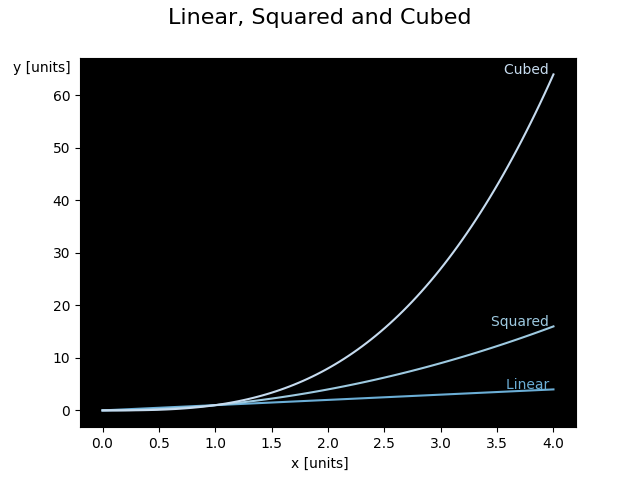

The Python source for this figure:
"""
COLORS:
- How to indicate colors
- Colors in matplotlib themes
- Getting colors from images and websites

TODO:
1. Test different themes from matplotlib: https://matplotlib.org/stable/gallery/color/color_sequences.html
2. Test different themes from pypalettes: https://python-graph-gallery.com/color-palette-finder/
"""

import matplotlib.pyplot as plt
import matplotlib as mpl
from pypalettes import load_cmap
import numpy as np

x = np.linspace(0, 4, 100)
y1 = x # Linear
y2 = x**2 # Squared
y3 = x**3 # Cubed

fig, ax = plt.subplots()

# Choose from:  'tab10', 'tab20', 'tab20b', 'tab20c', 'Pastel1', 'Pastel2', 'Paired', 'Accent', 'Dark2', 'Set1', 'Set2', 'Set3', 'petroff10'
colors = mpl.color_sequences["tab20c"]
#colors = load_cmap("Acadia").colors

# Set the background color of the figure
fig_bg_color = "white"
fig.set_facecolor(fig_bg_color)

# Set the background color of the axis
ax_bg_color = "black"
ax.set_facecolor(ax_bg_color)

# Plot the data
ax.plot(x, y1, color=colors[0])
ax.plot(x, y2, color=colors[1])
ax.plot(x, y3, color=colors[2])

# Plot the text
ax.text(x=x[-1], y=y1[-1], s="Linear ", color=colors[0], ha="right")
ax.text(x=x[-1], y=y2[-1], s="Squared ", color=colors[1], ha="right")
ax.text(x=x[-1], y=y3[-1], s="Cubed ", color=colors[2], ha="right")

# Set the title
fig.text(x=0.5, y=0.95, s="Linear, Squared and Cubed", ha="center", fontsize=16, color="black")

# Add labels
fig.text(x=0.50, y=0.025, s="x [units]", ha="center", fontsize=10, color="black")
fig.text(x=0.02, y=0.850, s="y [units]", ha="left", fontsize=10, color="black")

# Save the figure
figname = "colors_exercise.png"
plt.savefig(figname)
print(f"open {figname}")
